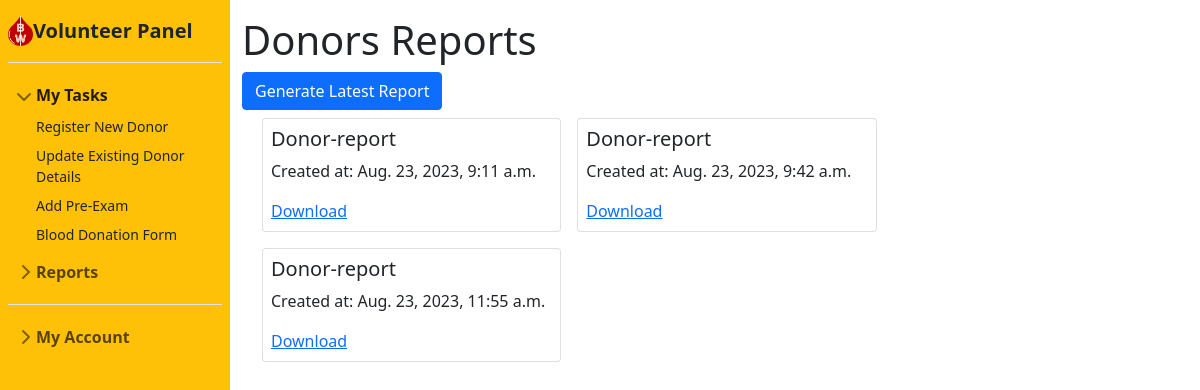
The page /volunteer/donor-reports/ (signed in) on the database its author committed.
### volunteer/models.py (models this page shows, shortened)
class DonorReport(models.Model):
    volunteer = models.ForeignKey(VolunteerRegistration, on_delete=models.CASCADE)
    report_id = models.CharField(max_length=50, primary_key=True, default=uuid.uuid4())
    station_id = models.CharField(max_length=50, null=True, default="x")
    title = models.CharField(max_length=100, default='Donation-report')
    file = models.FileField(upload_to='reports/donor-reports/', null=True, blank=True)
    created_at = models.DateTimeField(auto_now_add=False)

### volunteer/views.py (the view)
# urls.py: path('donor-reports/', views.donor_reports_view, name="donor-reports"),
def donor_reports_view(request):
    the_volunteer = a_models.VolunteerRegistration.objects.get(user=request.user)
    reports = DonorReport.objects.filter(volunteer=the_volunteer.volunteer_id)
    return render(request, 'volunteer/donors_reports.html', {'reports': reports})

### templates/volunteer/donors_reports.html (shortened to what this page needs)
{% extends 'volunteer/volunteerbase.html' %}
{% block content %}
<!DOCTYPE html>
<html>
<head>
</head>
<body>
    <h1>Donors Reports</h1>
    <a href="/volunteer/generate-donor-report" class="btn btn-primary">Generate Latest Report</a>
    <div class="container-fluid row row-cols-3">
    {% for report in reports %}
        <div class="card col px-2 py-2 my-2 mx-2">
            <h5 class="card-title">{{ report.title }}</h5>
            <p>Created at: {{ report.created_at }}</p>
            <a href="{% url 'download-donor-report' report.report_id  %}">Download</a>
        </div>
    {% endfor %}
        </div>
</body>
</html>
{% endblock %}

### templates/volunteer/volunteerbase.html (style rules this page uses)
body { min-height: 100vh; min-height: -webkit-fill-available; }
html { height: -webkit-fill-available; }

### rows shown on the page
DonorReport: title "Donor-report", created_at "Aug. 23, 2023, 9:11 a.m."
DonorReport: title "Donor-report", created_at "Aug. 23, 2023, 9:42 a.m."
DonorReport: title "Donor-report", created_at "Aug. 23, 2023, 11:55 a.m."
